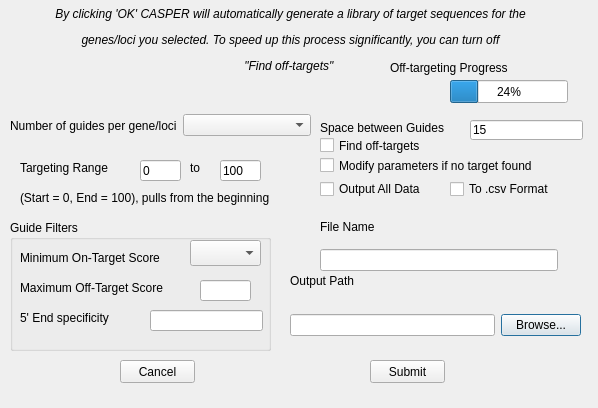
<?xml version="1.0" encoding="UTF-8"?>
<ui version="4.0">
 <class>Dialog</class>
 <widget class="QDialog" name="Dialog">
  <property name="geometry">
   <rect>
    <x>0</x>
    <y>0</y>
    <width>598</width>
    <height>408</height>
   </rect>
  </property>
  <property name="windowTitle">
   <string>Dialog</string>
  </property>
  <widget class="QLabel" name="label">
   <property name="geometry">
    <rect>
     <x>10</x>
     <y>-10</y>
     <width>561</width>
     <height>101</height>
    </rect>
   </property>
   <property name="text">
    <string>&lt;html&gt;&lt;head/&gt;&lt;body&gt;&lt;p align=&quot;center&quot;&gt;&lt;span style=&quot; font-style:italic;&quot;&gt;By clicking 'OK' CASPER will automatically generate a library of target sequences for the&lt;/span&gt;&lt;/p&gt;&lt;p align=&quot;center&quot;&gt;&lt;span style=&quot; font-style:italic;&quot;&gt;genes/loci you selected. To speed up this process significantly, you can turn off&lt;/span&gt;&lt;/p&gt;&lt;p align=&quot;center&quot;&gt;&lt;span style=&quot; font-style:italic;&quot;&gt;&amp;quot;Find off-targets&amp;quot; &lt;/span&gt;&lt;/p&gt;&lt;/body&gt;&lt;/html&gt;</string>
   </property>
  </widget>
  <widget class="QCheckBox" name="find_off_Checkbox">
   <property name="geometry">
    <rect>
     <x>320</x>
     <y>130</y>
     <width>171</width>
     <height>31</height>
    </rect>
   </property>
   <property name="text">
    <string>Find off-targets</string>
   </property>
  </widget>
  <widget class="QCheckBox" name="modifyParamscheckBox">
   <property name="geometry">
    <rect>
     <x>320</x>
     <y>150</y>
     <width>261</width>
     <height>31</height>
    </rect>
   </property>
   <property name="text">
    <string>Modify parameters if no target found</string>
   </property>
  </widget>
  <widget class="QLabel" name="label_2">
   <property name="geometry">
    <rect>
     <x>290</x>
     <y>270</y>
     <width>151</width>
     <height>21</height>
    </rect>
   </property>
   <property name="text">
    <string>Output Path</string>
   </property>
  </widget>
  <widget class="QWidget" name="horizontalLayoutWidget">
   <property name="geometry">
    <rect>
     <x>290</x>
     <y>300</y>
     <width>291</width>
     <height>51</height>
    </rect>
   </property>
   <layout class="QHBoxLayout" name="horizontalLayout">
    <item>
     <widget class="QLineEdit" name="output_path">
      <property name="enabled">
       <bool>true</bool>
      </property>
      <property name="toolTip">
       <string>&lt;html&gt;&lt;head/&gt;&lt;body&gt;&lt;p&gt;Browse for a location to save your library!&lt;/p&gt;&lt;/body&gt;&lt;/html&gt;</string>
      </property>
     </widget>
    </item>
    <item>
     <widget class="QPushButton" name="BrowseButton">
      <property name="toolTip">
       <string>&lt;html&gt;&lt;head/&gt;&lt;body&gt;&lt;p&gt;Browse for a location to save your library!&lt;/p&gt;&lt;/body&gt;&lt;/html&gt;</string>
      </property>
      <property name="text">
       <string>Browse...</string>
      </property>
     </widget>
    </item>
   </layout>
  </widget>
  <widget class="QWidget" name="horizontalLayoutWidget_2">
   <property name="geometry">
    <rect>
     <x>10</x>
     <y>100</y>
     <width>301</width>
     <height>51</height>
    </rect>
   </property>
   <layout class="QHBoxLayout" name="horizontalLayout_2">
    <item>
     <widget class="QLabel" name="label_3">
      <property name="text">
       <string>Number of guides per gene/loci</string>
      </property>
     </widget>
    </item>
    <item>
     <widget class="QComboBox" name="numGenescomboBox">
      <property name="toolTip">
       <string>&lt;html&gt;&lt;head/&gt;&lt;body&gt;&lt;p&gt;Number of guides or targets to be found for each gene that is searched for. &lt;/p&gt;&lt;p&gt;&lt;br/&gt;&lt;/p&gt;&lt;p&gt;Acceptable numbers are 1 through 10&lt;/p&gt;&lt;/body&gt;&lt;/html&gt;</string>
      </property>
     </widget>
    </item>
   </layout>
  </widget>
  <widget class="QWidget" name="verticalLayoutWidget">
   <property name="geometry">
    <rect>
     <x>320</x>
     <y>210</y>
     <width>238</width>
     <height>61</height>
    </rect>
   </property>
   <layout class="QVBoxLayout" name="verticalLayout">
    <item>
     <widget class="QLabel" name="label_4">
      <property name="text">
       <string>File Name</string>
      </property>
     </widget>
    </item>
    <item>
     <widget class="QLineEdit" name="filename_input">
      <property name="enabled">
       <bool>true</bool>
      </property>
      <property name="toolTip">
       <string>&lt;html&gt;&lt;head/&gt;&lt;body&gt;&lt;p&gt;Choose the name of the file you wish to save to&lt;/p&gt;&lt;/body&gt;&lt;/html&gt;</string>
      </property>
     </widget>
    </item>
   </layout>
  </widget>
  <widget class="QGroupBox" name="groupBox">
   <property name="geometry">
    <rect>
     <x>10</x>
     <y>220</y>
     <width>261</width>
     <height>131</height>
    </rect>
   </property>
   <property name="title">
    <string>Guide Filters</string>
   </property>
   <widget class="QComboBox" name="minON_comboBox">
    <property name="geometry">
     <rect>
      <x>180</x>
      <y>20</y>
      <width>71</width>
      <height>26</height>
     </rect>
    </property>
    <property name="toolTip">
     <string>&lt;html&gt;&lt;head/&gt;&lt;body&gt;&lt;p&gt;Select the minimum acceptable On-Target score. Range's allowed are 20 through 50&lt;/p&gt;&lt;/body&gt;&lt;/html&gt;</string>
    </property>
   </widget>
   <widget class="QLabel" name="label_5">
    <property name="geometry">
     <rect>
      <x>10</x>
      <y>30</y>
      <width>171</width>
      <height>16</height>
     </rect>
    </property>
    <property name="text">
     <string>Minimum On-Target Score</string>
    </property>
   </widget>
   <widget class="QLabel" name="label_6">
    <property name="geometry">
     <rect>
      <x>10</x>
      <y>60</y>
      <width>171</width>
      <height>16</height>
     </rect>
    </property>
    <property name="text">
     <string>Maximum Off-Target Score</string>
    </property>
   </widget>
   <widget class="QLineEdit" name="maxOFF_comboBox">
    <property name="geometry">
     <rect>
      <x>190</x>
      <y>60</y>
      <width>51</width>
      <height>21</height>
     </rect>
    </property>
    <property name="toolTip">
     <string>&lt;html&gt;&lt;head/&gt;&lt;body&gt;&lt;p&gt;Select the maximum acceptable score for Off-Target Analysis&lt;/p&gt;&lt;/body&gt;&lt;/html&gt;</string>
    </property>
   </widget>
   <widget class="QLabel" name="label_7">
    <property name="geometry">
     <rect>
      <x>10</x>
      <y>90</y>
      <width>111</width>
      <height>16</height>
     </rect>
    </property>
    <property name="text">
     <string>5' End specificity</string>
    </property>
   </widget>
   <widget class="QLineEdit" name="fiveprimeseq">
    <property name="geometry">
     <rect>
      <x>140</x>
      <y>90</y>
      <width>113</width>
      <height>21</height>
     </rect>
    </property>
    <property name="toolTip">
     <string>&lt;html&gt;&lt;head/&gt;&lt;body&gt;&lt;p&gt;This allows you to choose how each target sequence should start.&lt;/p&gt;&lt;p&gt;Only add A's, G's, C's, or T's&lt;/p&gt;&lt;p&gt;Any target who's sequence does not start exactly like typed here, will not be saved.&lt;/p&gt;&lt;/body&gt;&lt;/html&gt;</string>
    </property>
   </widget>
  </widget>
  <widget class="QLineEdit" name="start_target_range">
   <property name="geometry">
    <rect>
     <x>140</x>
     <y>160</y>
     <width>41</width>
     <height>21</height>
    </rect>
   </property>
   <property name="text">
    <string>0</string>
   </property>
  </widget>
  <widget class="QLineEdit" name="end_target_range">
   <property name="geometry">
    <rect>
     <x>220</x>
     <y>160</y>
     <width>41</width>
     <height>21</height>
    </rect>
   </property>
   <property name="text">
    <string>100</string>
   </property>
  </widget>
  <widget class="QLabel" name="label_8">
   <property name="geometry">
    <rect>
     <x>20</x>
     <y>160</y>
     <width>111</width>
     <height>16</height>
    </rect>
   </property>
   <property name="text">
    <string>Targeting Range</string>
   </property>
  </widget>
  <widget class="QLabel" name="label_9">
   <property name="geometry">
    <rect>
     <x>190</x>
     <y>160</y>
     <width>31</width>
     <height>16</height>
    </rect>
   </property>
   <property name="text">
    <string>to</string>
   </property>
  </widget>
  <widget class="QLabel" name="label_10">
   <property name="geometry">
    <rect>
     <x>20</x>
     <y>190</y>
     <width>291</width>
     <height>16</height>
    </rect>
   </property>
   <property name="text">
    <string>(Start = 0, End = 100), pulls from the beginning</string>
   </property>
  </widget>
  <widget class="QPushButton" name="submit_button">
   <property name="geometry">
    <rect>
     <x>370</x>
     <y>360</y>
     <width>75</width>
     <height>23</height>
    </rect>
   </property>
   <property name="text">
    <string>Submit</string>
   </property>
  </widget>
  <widget class="QPushButton" name="cancel_button">
   <property name="geometry">
    <rect>
     <x>120</x>
     <y>360</y>
     <width>75</width>
     <height>23</height>
    </rect>
   </property>
   <property name="toolTip">
    <string>&lt;html&gt;&lt;head/&gt;&lt;body&gt;&lt;p&gt;Cancel button, clears everything and closes the window.&lt;/p&gt;&lt;/body&gt;&lt;/html&gt;</string>
   </property>
   <property name="text">
    <string>Cancel</string>
   </property>
  </widget>
  <widget class="QLabel" name="label_11">
   <property name="geometry">
    <rect>
     <x>320</x>
     <y>120</y>
     <width>141</width>
     <height>16</height>
    </rect>
   </property>
   <property name="text">
    <string>Space between Guides</string>
   </property>
  </widget>
  <widget class="QLineEdit" name="space_line_edit">
   <property name="geometry">
    <rect>
     <x>470</x>
     <y>120</y>
     <width>113</width>
     <height>20</height>
    </rect>
   </property>
   <property name="toolTip">
    <string>&lt;html&gt;&lt;head/&gt;&lt;body&gt;&lt;p&gt;This is the space between guides box.&lt;/p&gt;&lt;p&gt;It allows you to choose how many nucleotides to leave in-between each target that is found.&lt;/p&gt;&lt;p&gt;&lt;br/&gt;&lt;/p&gt;&lt;p&gt;No numbers below 0 are accepted. and any number above 200 is defaulted to 200.&lt;/p&gt;&lt;/body&gt;&lt;/html&gt;</string>
   </property>
   <property name="text">
    <string>15</string>
   </property>
  </widget>
  <widget class="QProgressBar" name="progressBar">
   <property name="geometry">
    <rect>
     <x>450</x>
     <y>80</y>
     <width>118</width>
     <height>23</height>
    </rect>
   </property>
   <property name="value">
    <number>24</number>
   </property>
  </widget>
  <widget class="QLabel" name="OT_prog_label">
   <property name="geometry">
    <rect>
     <x>390</x>
     <y>60</y>
     <width>191</width>
     <height>16</height>
    </rect>
   </property>
   <property name="text">
    <string>Off-targeting Progress</string>
   </property>
  </widget>
  <widget class="QCheckBox" name="output_all_checkbox">
   <property name="geometry">
    <rect>
     <x>320</x>
     <y>180</y>
     <width>131</width>
     <height>18</height>
    </rect>
   </property>
   <property name="toolTip">
    <string>&lt;html&gt;&lt;head/&gt;&lt;body&gt;&lt;p&gt;If this checkbox is checked, all of the data will be printed to the generated library. &lt;/p&gt;&lt;p&gt;Example: location,sequence,pam,score,strand,endo&lt;/p&gt;&lt;p&gt;&lt;br/&gt;&lt;/p&gt;&lt;p&gt;Otherwise it will be just the sequence (and the Off-Target score if that is selected)&lt;/p&gt;&lt;/body&gt;&lt;/html&gt;</string>
   </property>
   <property name="text">
    <string>Output All Data</string>
   </property>
  </widget>
  <widget class="QCheckBox" name="to_csv_checkbox">
   <property name="geometry">
    <rect>
     <x>450</x>
     <y>180</y>
     <width>131</width>
     <height>18</height>
    </rect>
   </property>
   <property name="toolTip">
    <string>&lt;html&gt;&lt;head/&gt;&lt;body&gt;&lt;p&gt;This checkbox will output the data to a CSV file.&lt;/p&gt;&lt;p&gt;&lt;br/&gt;&lt;/p&gt;&lt;p&gt;Otherwise it will output it to a text file, delimited by commas.&lt;/p&gt;&lt;/body&gt;&lt;/html&gt;</string>
   </property>
   <property name="text">
    <string>To .csv Format</string>
   </property>
  </widget>
 </widget>
 <resources/>
 <connections/>
</ui>
